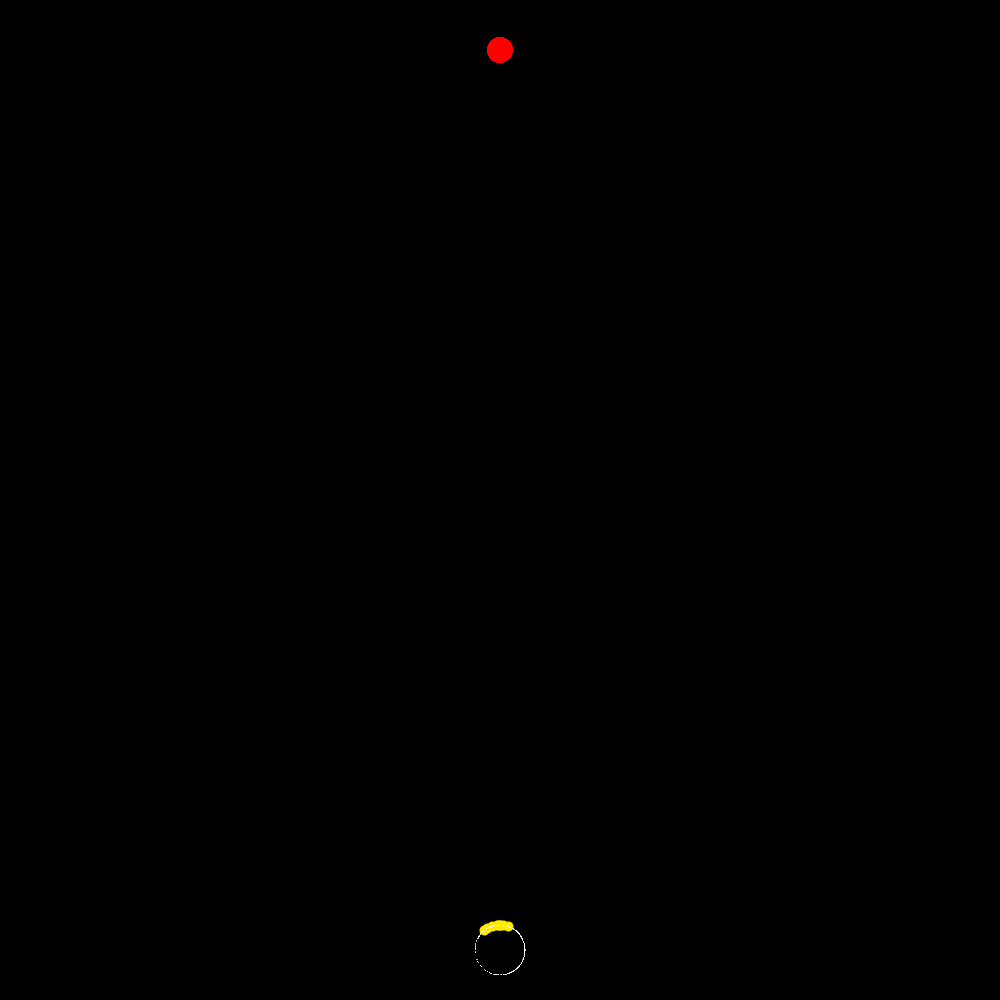
Frame 1 (no input)
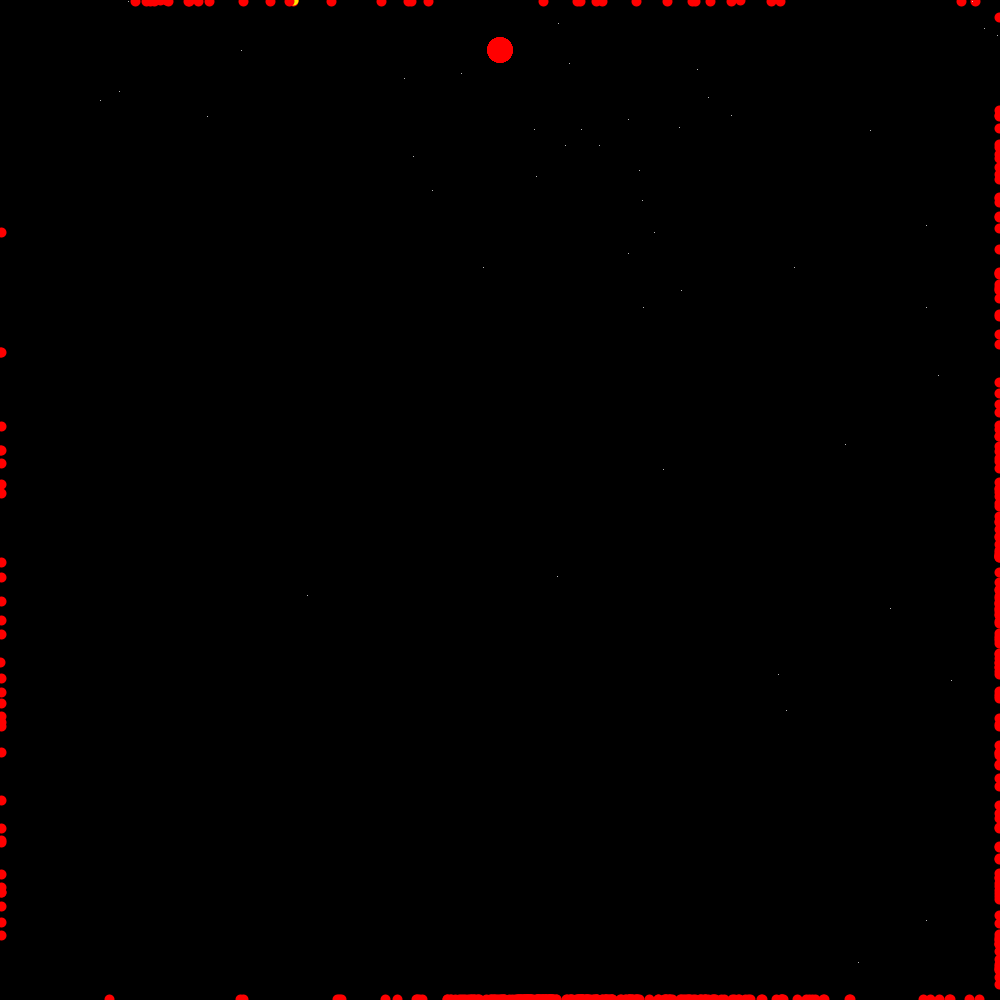
Frame 60 (the mouse pressed at the canvas centre just before this capture)
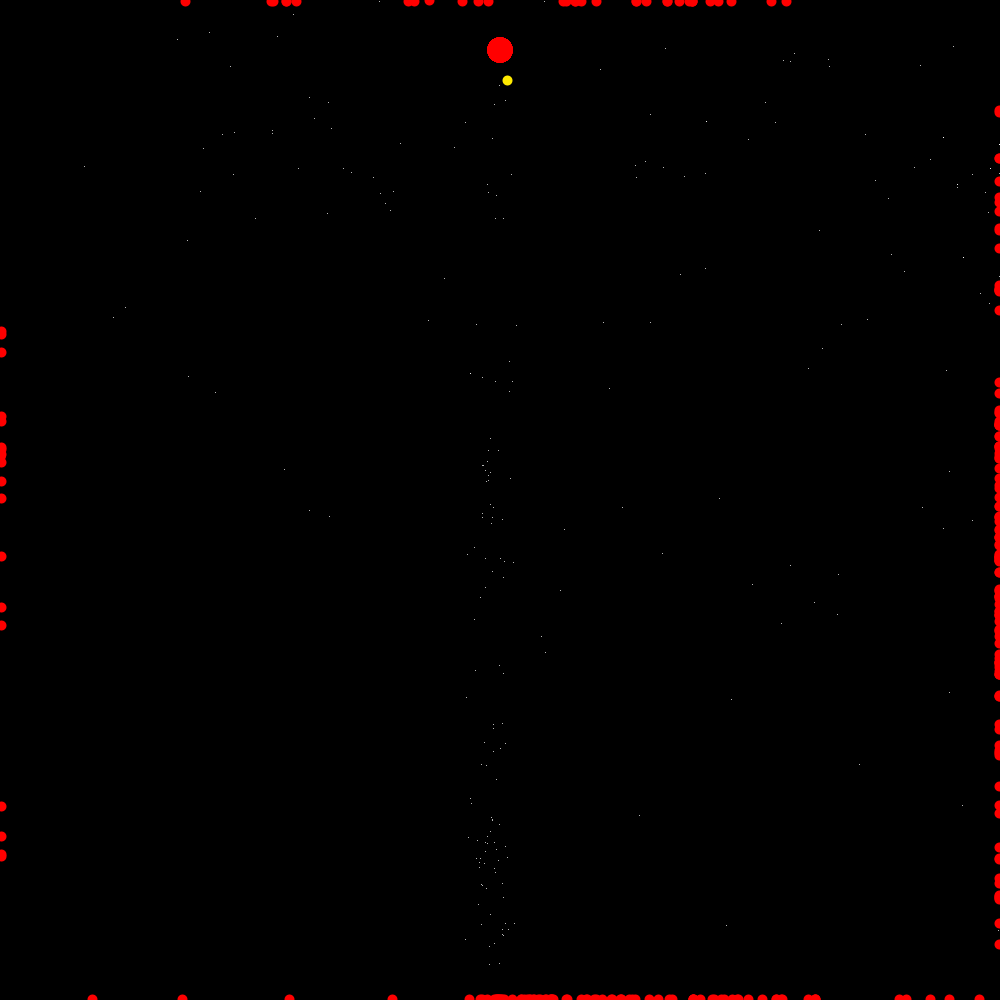
Frame 120 (the mouse held since frame 60 and released just before this capture)

The Processing sketch that drew these frames (run headless with seeded random() and noise(); from frame 60 on, the mouse is pressed at the canvas centre):

// Processing sketch: geneticRockets_v
// ── geneticRockets_v.pde
Population population;
//Rocket rocket;

void setup(){
  size(1000,1000);
  w = 1.0*width/cols;//Field
  h = 1.0*height/rows;//Field
  background(0);
  fill(255,0,0);
  //do population after fill
  population = new Population();
  //rocket = new Rocket();
}

void draw(){
  fill(0);
  rect(-50,-50,width+100,height+100);
  population.update();
}
// ── Field.pde
int rows = 51;
float w;//defined in setup
int cols = 51;
float h;//defined in setup
float mult = 25;
class Field{
  PVector[][] arr;
  float pshift;
  float seed;
  Field(float seed){
    this.seed = seed;
    noiseSeed((long)seed);
    arr = new PVector[rows][cols];
    pshift = .05;
    for(int y = 0;y<rows;y++)
      for(int x = 0;x<cols;x++){
        arr[y][x] = new PVector(1,0);
        arr[y][x].rotate(2*TWO_PI*noise(pshift*x,pshift*y));
        arr[y][x].mult(mult);
      }
  }
  
}
// ── Particle.pde
int vmax = 50000;
class Particle {
  PVector p, v, a;
  Particle(float x, float y) {
    p = new PVector(x, y);
    v = new PVector();
    a = new PVector();
  }
  void force(PVector force) {
    a = force.copy();
  }
  void show() {
    stroke(255);
    strokeWeight(1);
    point(p.x, p.y);
  }
  
  void show(int R, int G, int B){
    stroke(R,G,B);
    strokeWeight(10);
    point(p.x,p.y);
  }

  boolean bounds() {
    boolean ans =  !(p.x<=1 || p.x>=width-1 || p.y<=1 || p.y>=height-1);

    if (p.x<=0)
      p.x=1;
    if (p.x>=width-1)
      p.x = width-1;

    if (p.y<=0)
      p.y = 1;
    if (p.y>=height-1)
      p.y = height-1;
      
    return ans;
  }

  void update() {
    v = a;
    v.limit(vmax);
    p.add(v);
    bounds();
    show();
  }
}
// ── Population.pde
int popsize = 500;
class Population {
  Rocket[] rockets;
  int generations;
  Population() {
    rockets = new Rocket[popsize];
    for (int i = 0; i<popsize; i++) {
      rockets[i] = new Rocket(i);
    }
    generations = 0;
  }

  void generate() {
    ArrayList<Rocket> matingPool = new ArrayList<Rocket>();
    for (int i = 0; i<popsize; i++) {
      int times;
      if(mostFit().equals(rockets[i]))
        times = floor(map(rockets[i].fitness(), 0, height, 0, 200));
      else if(rockets[i].crashed)
        times = floor(map(rockets[i].fitness(), 0, height, 0, 100));
      else
        times = floor(map(rockets[i].fitness(), 0, height, 0, 100));
      for (int j = 0; j<times; j++) {
        matingPool.add(rockets[i]);
      }
    }
    Rocket[] tempRockets = new Rocket[popsize];
    for (int i = 0; i<popsize; i++) {
      int a = floor(random(matingPool.size()));
      int b = floor(random(matingPool.size()));
      Rocket parentA = matingPool.get(a);
      Rocket parentB = matingPool.get(b);
      tempRockets[i] = parentA.crossover(parentB);//crossover resets location
    }
    Population tempPopulation = new Population();
    tempPopulation.rockets = tempRockets;
    generations++;
    tempPopulation.generations = generations;
    this.rockets = tempPopulation.rockets;
    this.generations = tempPopulation.generations;
  }

  boolean areAllDead() {
    for (Rocket r : rockets) {
      if (r.isAlive())
        return false;
    }
    return true;
  }

  void update() {
    for (int i = 0; i<popsize; i++) {
      rockets[i].update();
      if(rockets[i].equals(mostFit()))
        rockets[i].p.show(255,234,0);
    }
    if (areAllDead()) {
      generate();
    }
  }
  Rocket mostFit(){
    Rocket current = rockets[0];;
    for(int i = 0;i<popsize;i++){
      if(rockets[i].fitness()>current.fitness())
        current = rockets[i];
    }
    return current;
  }
  //Rocket 2ndMostFit(int n){
  //  ArrayList<Rocket> rocketList = new ArrayList<Rocket>();
  //  for(int i = 0;i<popsize;i++){
  //    rocketList.add(rockets[i]);
  //  }
  //  for(int i = popsize;i>=0;i--){
      
  //  }
  //}
}
// ── Rocket.pde
class Rocket {
  Field f;
  Particle p;
  PVector target;
  float mutation;
  float highestFitness;
  int birthTime;
  int lifespan;
  private boolean isAlive;//pvt bc use mthd
  boolean crashed;
  
  
  
  Rocket(float seed) {
    f = new Field(seed);
    p = new Particle(width/2, height-50);
    target = new PVector(width/2, 50);
    mutation = .01;
    highestFitness = 0;
    birthTime = millis();
    lifespan = 3*1000;
    isAlive = true;
    crashed = false;
  }
  
  
  
  int age() {
    return millis()-birthTime;
  }



  Rocket crossover(Rocket other) {
    int cmid = cols/2;
    PVector[][] field = new PVector[rows][cols];
    for (int y = 0; y<rows; y++)
      for (int x = 0; x<cmid; x++) {
        if (random(1)<=mutation) {
          field[y][x] = new PVector(1, 0);
          field[y][x].rotate(random(TWO_PI));
          field[y][x].mult(mult);
        } else {
          field[y][x] = f.arr[y][x];
        }
      }
    for (int y = 0; y<rows; y++)
      for (int x = cmid; x<cols; x++) {
        if (random(1)<=mutation) {
          field[y][x] = new PVector(1, 0);
          field[y][x].rotate(random(TWO_PI));
          field[y][x].mult(mult);
        } else {
          field[y][x] = other.f.arr[y][x];
        }
      }
    Rocket child = new Rocket(0);
    child.f.arr = field;//resetting arr takes care of seed
    return child;
  }
  //////////
  //Rocket crossover(Rocket other) {
  //  PVector[][] field = new PVector[rows][cols];
  //  for (int y = 0; y<rows; y++)
  //    for (int x = 0; x<cols; x++) {
  //      if (random(1)<=mutation) {
  //        field[y][x] = new PVector(1, 0);
  //        field[y][x].rotate(random(TWO_PI));
  //        field[y][x].mult(mult);
  //      } else {
  //        if(random(1)<.5)
  //          field[y][x] = f.arr[y][x];
  //        else
  //          field[y][x] = other.f.arr[y][x];
  //      }
  //    }
  //  Rocket child = new Rocket(0);
  //  child.f.arr = field;//resetting arr takes care of seed
  //  return child;
  //}
  /////////
  
  
  boolean isAlive(){//handles crash
    if(!p.bounds())
      crashed = true;
    if(isAlive){
      isAlive = p.bounds();//dies if out of bounds
    }
    return age()<lifespan && isAlive && !crashed;//can't come back alive
  }



  float fitness() {
    PVector fromTarget = new PVector(p.p.x, p.p.y);
    fromTarget.sub(target);
    float dist = fromTarget.mag();
    if (height-dist>highestFitness)
      highestFitness = height-dist;
    return highestFitness;
  }
  
  
  void update() {
    fill(255,0,0);
    noStroke();
    ellipse(target.x, target.y, 25, 25);
    if (isAlive()) {
      int x = floor(p.p.x/w);
      int y = floor(p.p.y/h);
      p.force(f.arr[y][x]);
      p.update();
    } else {
      if(crashed)
        p.show(255,0,0);
      else
        p.show(0,255,0);
    }
  }
}
